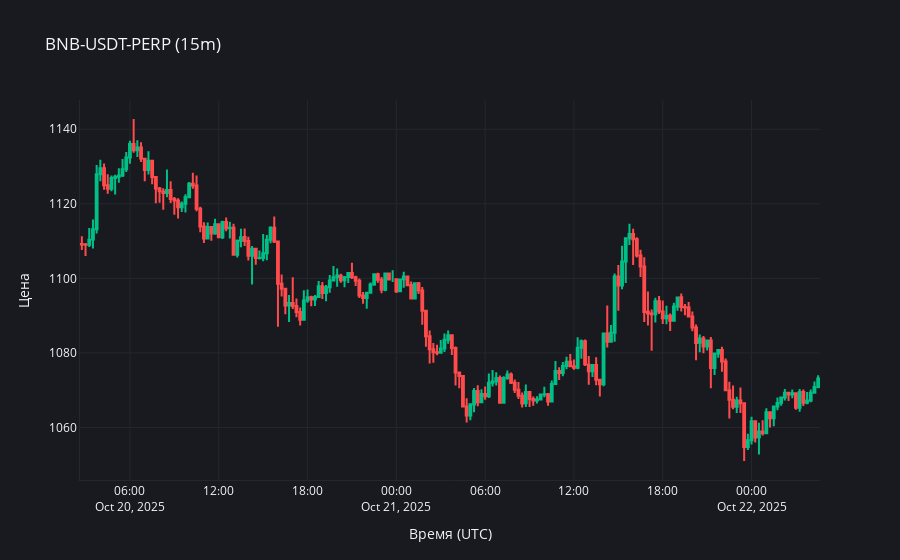

Write notebook code for a chart like this one.
### Code cell
# Пример: последние 100 свечей из материализованной витрины
show_recent_chart(
    table_name='candles_15m',
    exchange='BINANCE_FUTURES',
    symbol='BNB-USDT-PERP',
    interval=None,
    limit=200,
    client_kwargs=CLIENT_KWARGS,
)

### Figure 1 — Plotly figure (JSON) as saved in the notebook; plotly's stock layout.template omitted (floating-point values rounded to 4 significant figures; data arrays with more than 128 entries replaced by an {"elided": "..."} marker saying what was removed)
{"data": [{"close": {"elided": "200 float values"}, "decreasing": {"fillcolor": "#FF4B4B", "line": {"color": "#FF4B4B"}}, "high": {"elided": "200 float values"}, "increasing": {"fillcolor": "#00C087", "line": {"color": "#00C087"}}, "low": {"elided": "200 float values"}, "name": "OHLC", "open": {"elided": "200 float values"}, "type": "candlestick", "x": {"elided": "200 str values"}}], "layout": {"hovermode": "x unified", "paper_bgcolor": "#181A20", "plot_bgcolor": "#181A20", "title": {"text": "BNB-USDT-PERP (15m)"}, "xaxis": {"gridcolor": "#23272F", "linecolor": "#23272F", "rangeslider": {"visible": false}, "showline": true, "title": {"text": "Время (UTC)"}}, "yaxis": {"gridcolor": "#23272F", "linecolor": "#23272F", "showline": true, "title": {"text": "Цена"}}}}
